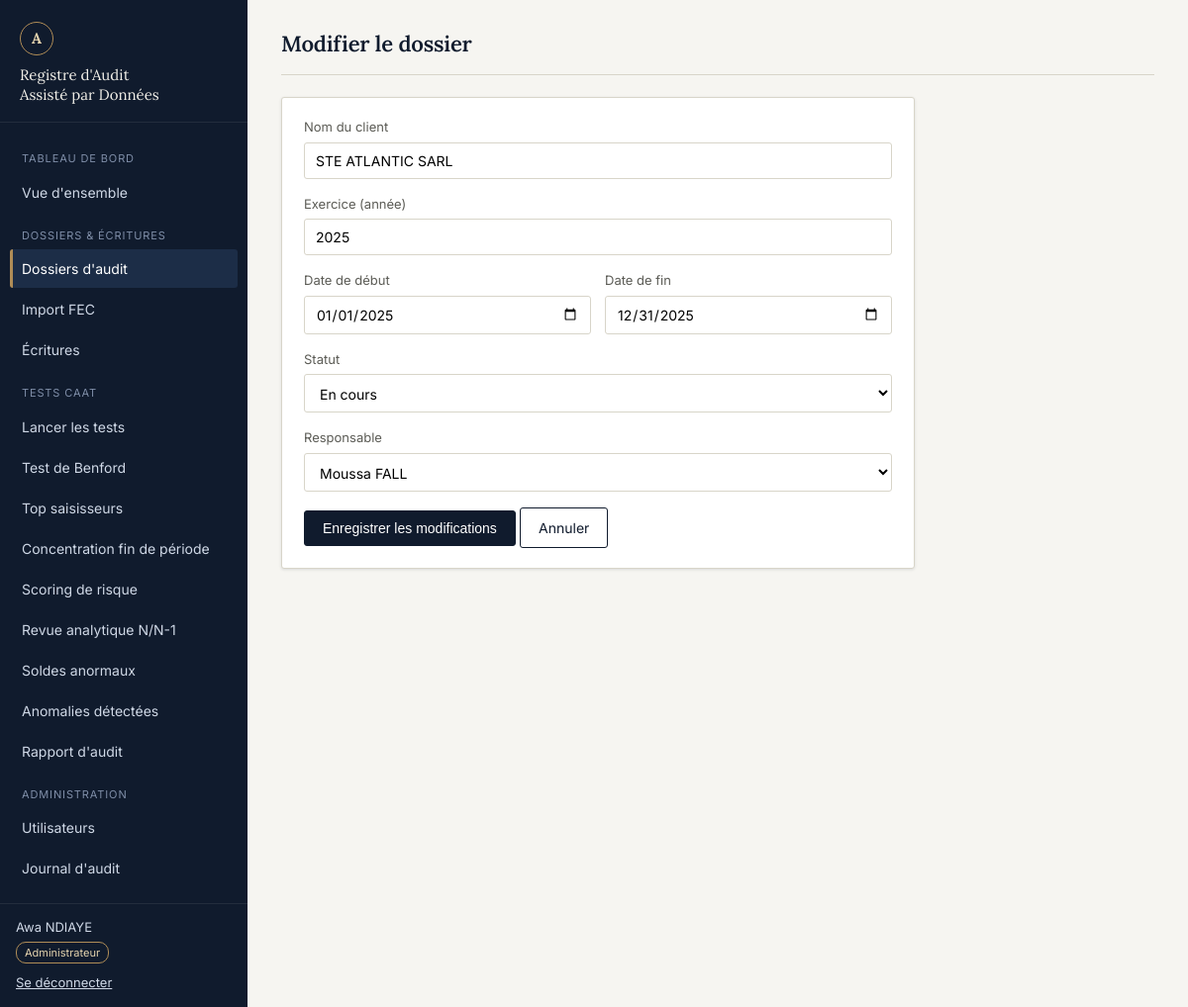
/modules/dossiers/formulaire.php?id=1 (signed in), run on the app's committed database.
### tables this page shows
CREATE TABLE utilisateurs (
    id                  INT AUTO_INCREMENT PRIMARY KEY,
    nom                 VARCHAR(80) NOT NULL,
    prenom              VARCHAR(80) NOT NULL,
    email               VARCHAR(150) NOT NULL UNIQUE,
    mot_de_passe_hash   VARCHAR(255) NOT NULL,        
    role_id             INT NOT NULL,
    actif               TINYINT(1) NOT NULL DEFAULT 1,
    derniere_connexion  DATETIME NULL,
    date_creation       DATETIME NOT NULL DEFAULT CURRENT_TIMESTAMP,
    CONSTRAINT fk_utilisateurs_role FOREIGN KEY (role_id) REFERENCES roles(id)
        ON UPDATE CASCADE ON DELETE RESTRICT
);

CREATE TABLE dossiers_audit (
    id              INT AUTO_INCREMENT PRIMARY KEY,
    nom_client      VARCHAR(150) NOT NULL,
    exercice        VARCHAR(9) NOT NULL,              
    date_debut      DATE NOT NULL,
    date_fin        DATE NOT NULL,
    statut          ENUM('ouvert','en_cours','cloture') NOT NULL DEFAULT 'ouvert',
    utilisateur_id  INT NOT NULL,                     
    date_creation   DATETIME NOT NULL DEFAULT CURRENT_TIMESTAMP,
    CONSTRAINT fk_dossiers_utilisateur FOREIGN KEY (utilisateur_id) REFERENCES utilisateurs(id)
        ON UPDATE CASCADE ON DELETE RESTRICT
);

### includes/auth.php (called while the page is built, shortened)
<?php
function utilisateurCourant(): ?array
{
    return $_SESSION['utilisateur'] ?? null;
}

### modules/dossiers/formulaire.php (the view, shortened to what this page needs)
<?php
require_once __DIR__ . '/../../includes/auth.php';
$pdo = Database::getConnexion();
$utilisateur = utilisateurCourant();
$id = filter_input(INPUT_GET, 'id', FILTER_VALIDATE_INT) ?: null;
$dossier = ['nom_client' => '', 'exercice' => '', 'date_debut' => '', 'date_fin' => '', 'statut' => 'ouvert', 'utilisateur_id' => $utilisateur['id']];
if ($id) {
    $stmt = $pdo->prepare('SELECT * FROM dossiers_audit WHERE id = :id');
    $stmt->execute(['id' => $id]);
    $existant = $stmt->fetch();
    $dossier = $existant;
}
$responsables = $pdo->query("SELECT id, nom, prenom FROM utilisateurs WHERE actif = 1 AND role_id IN (SELECT id FROM roles WHERE code IN ('ADMIN','AVANCE')) ORDER BY nom")->fetchAll();
$pageActive = 'dossiers';
require __DIR__ . '/../../includes/header.php';
?>
<div class="app-shell">
  <?php require __DIR__ . '/../../includes/sidebar.php'; ?>
  <div class="contenu">
    <div class="topbar">
      <h1 style="margin:0;font-size:22px;"><?= $id ? 'Modifier le dossier' : 'Nouveau dossier d\'audit' ?></h1>
    </div>
    <div class="carte" style="max-width:640px;">
      <form method="post" action="" id="formDossier" novalidate>
        <div class="champ">
          <label for="nom_client">Nom du client</label>
          <input type="text" name="nom_client" id="nom_client" required maxlength="150"
                 value="<?= htmlspecialchars($dossier['nom_client'], ENT_QUOTES, 'UTF-8') ?>">
        </div>
        <div class="champ">
          <label for="exercice">Exercice (année)</label>
          <input type="text" name="exercice" id="exercice" required pattern="\d{4}" maxlength="4"
                 value="<?= htmlspecialchars($dossier['exercice'], ENT_QUOTES, 'UTF-8') ?>">
        </div>
        <div style="display:flex;gap:14px;">
          <div class="champ" style="flex:1;">
            <label for="date_debut">Date de début</label>
            <input type="date" name="date_debut" id="date_debut" required value="<?= htmlspecialchars($dossier['date_debut'], ENT_QUOTES, 'UTF-8') ?>">
          </div>
          <div class="champ" style="flex:1;">
            <label for="date_fin">Date de fin</label>
            <input type="date" name="date_fin" id="date_fin" required value="<?= htmlspecialchars($dossier['date_fin'], ENT_QUOTES, 'UTF-8') ?>">
          </div>
        </div>
        <div class="champ">
          <label for="statut">Statut</label>
          <select name="statut" id="statut">
            <option value="en_cours" <?= $dossier['statut'] === 'en_cours' ? 'selected' : '' ?>>En cours</option>
          </select>
        </div>
        <div class="champ">
          <label for="utilisateur_id">Responsable</label>
          <select name="utilisateur_id" id="utilisateur_id" required>
            <?php foreach ($responsables as $r): ?>
              <option value="<?= (int) $r['id'] ?>" <?= (int) $dossier['utilisateur_id'] === (int) $r['id'] ? 'selected' : '' ?>>
                <?= htmlspecialchars($r['prenom'] . ' ' . $r['nom'], ENT_QUOTES, 'UTF-8') ?>
              </option>
            <?php endforeach; ?>
          </select>
        </div>
        <button type="submit" class="btn"><?= $id ? 'Enregistrer les modifications' : 'Créer le dossier' ?></button>
        <a href="liste.php" class="btn btn-secondaire">Annuler</a>
      </form>
    </div>
  </div>
</div>
<?php require __DIR__ . '/../../includes/footer.php'; ?>

### includes/sidebar.php (shortened to what this page needs)
<?php
$u = utilisateurCourant();
$role = $u['role_code'];
function lienNav(string $cle, string $href, string $texte, string $pageActive): void
{
    $classe = ($cle === $pageActive) ? 'lien actif' : 'lien';
    echo '<a class="' . $classe . '" href="' . htmlspecialchars($href, ENT_QUOTES, 'UTF-8') . '">'
        . htmlspecialchars($texte, ENT_QUOTES, 'UTF-8') . '</a>';
}
?>
<div class="sidebar">
  <div class="brand">
    <div class="brand-mark">A</div>
    <div class="brand-titre">Registre d'Audit<br>Assisté par Données</div>
  </div>
  <nav>
    <div class="groupe-titre">Tableau de bord</div>
    <?php lienNav('dashboard', BASE_URL . '/dashboard.php', 'Vue d\'ensemble', $pageActive); ?>
    <div class="groupe-titre">Dossiers &amp; écritures</div>
    <?php if (in_array($role, ['ADMIN', 'AVANCE'], true)): ?>
      <?php lienNav('import', BASE_URL . '/modules/import/import_fec.php', 'Import FEC', $pageActive); ?>
    <?php endif; ?>
    <div class="groupe-titre">Tests CAAT</div>
    <?php if (in_array($role, ['ADMIN', 'AVANCE'], true)): ?>
      <?php lienNav('tests', BASE_URL . '/modules/tests/lancer.php', 'Lancer les tests', $pageActive); ?>
    <?php endif; ?>
    <?php if ($role === 'ADMIN'): ?>
      <div class="groupe-titre">Administration</div>
    <?php endif; ?>
  </nav>
  <div class="pied-utilisateur">
    <div><?= htmlspecialchars($u['prenom'] . ' ' . $u['nom'], ENT_QUOTES, 'UTF-8') ?></div>
    <span class="role-badge"><?= htmlspecialchars($u['role_libelle'], ENT_QUOTES, 'UTF-8') ?></span>
    <div style="margin-top:10px;">
      <a href="<?= BASE_URL ?>/logout.php" style="color:#cfd8e6;font-size:13px;">Se déconnecter</a>
    </div>
  </div>
</div>

### assets/css/style.css (style rules this page uses)
:root { --encre-900: #101b2d; --encre-700: #1c2d47; --encre-500: #35507a; --papier: #f6f5f1; --papier-2: #ecebe4; --ligne: #d8d5c9; --texte: #232323; --texte-att: #5c5c56; --or: #b08d57; --or-clair: #e4d3ae; --risque-critique: #a5312a; --risque-elevee: #c0662a; --risque-moyenne: #b3901c; --risque-faible: #5f7a5f; --ok: #3d6b4f; --rayon: 3px; --ombre: 0 1px 3px rgba(16, 27, 45, 0.12); }
* { box-sizing: border-box; }
body { margin: 0; background: var(--papier); color: var(--texte); font-family: 'Inter', system-ui, -apple-system, sans-serif; font-size: 15px; line-height: 1.5; }
h1, h2, h3, .titre-serif { font-family: 'Lora', Georgia, serif; color: var(--encre-900); font-weight: 600; letter-spacing: -0.01em; }
a { color: var(--encre-500); }
.app-shell { display: flex; min-height: 100vh; }
.sidebar { width: 250px; background: var(--encre-900); color: #cfd8e6; flex-shrink: 0; padding: 0; display: flex; flex-direction: column; }
.sidebar .brand { padding: 22px 20px 18px; border-bottom: 1px solid rgba(255,255,255,0.08); }
.sidebar .brand-mark { display: inline-flex; align-items: center; justify-content: center; width: 34px; height: 34px; border: 1.5px solid var(--or); border-radius: 50%; color: var(--or-clair); font-family: 'Lora', serif; font-weight: 700; font-size: 15px; margin-bottom: 10px; }
.sidebar .brand-titre { font-family: 'Lora', serif; font-size: 15px; line-height: 1.3; color: #f1efe8; }
.sidebar nav { padding: 14px 10px; flex: 1; overflow-y: auto; }
.sidebar .groupe-titre { font-size: 11px; text-transform: uppercase; letter-spacing: 0.08em; color: #7f8ea8; padding: 14px 12px 6px; }
.sidebar a.lien { display: block; padding: 9px 12px; border-radius: var(--rayon); color: #cfd8e6; text-decoration: none; font-size: 14px; margin-bottom: 2px; }
.sidebar a.lien.actif { background: var(--encre-700); color: #fff; border-left: 3px solid var(--or); padding-left: 9px; }
.sidebar .pied-utilisateur { border-top: 1px solid rgba(255,255,255,0.08); padding: 14px 16px; font-size: 13px; }
.sidebar .pied-utilisateur .role-badge { display: inline-block; margin-top: 4px; font-size: 11px; padding: 2px 8px; border: 1px solid var(--or); color: var(--or-clair); border-radius: 10px; }
.contenu { flex: 1; min-width: 0; padding: 28px 34px 50px; }
.topbar { display: flex; justify-content: space-between; align-items: baseline; margin-bottom: 22px; border-bottom: 1px solid var(--ligne); padding-bottom: 14px; }
.carte { background: #fff; border: 1px solid var(--ligne); border-radius: var(--rayon); box-shadow: var(--ombre); padding: 20px 22px; margin-bottom: 20px; }
.btn { display: inline-block; padding: 9px 18px; border-radius: var(--rayon); border: 1px solid var(--encre-900); background: var(--encre-900); color: #fff; font-size: 14px; cursor: pointer; text-decoration: none; }
.btn-secondaire { background: transparent; color: var(--encre-900); }
.champ { margin-bottom: 16px; }
.champ label { display: block; font-size: 13px; color: var(--texte-att); margin-bottom: 5px; }
.champ input, .champ select { width: 100%; padding: 9px 11px; border: 1px solid var(--ligne); border-radius: var(--rayon); font-size: 14px; font-family: inherit; background: #fff; }

### data on the page
utilisateurs: prenom+nom "Awa NDIAYE"
dossiers_audit: nom_client "STE ATLANTIC SARL", exercice "2025", date_debut "01/01/2025", date_fin "12/31/2025", statut "En cours", utilisateur_id "Moussa FALL"

### other printed values
$u['role_libelle'] "Administrateur"
